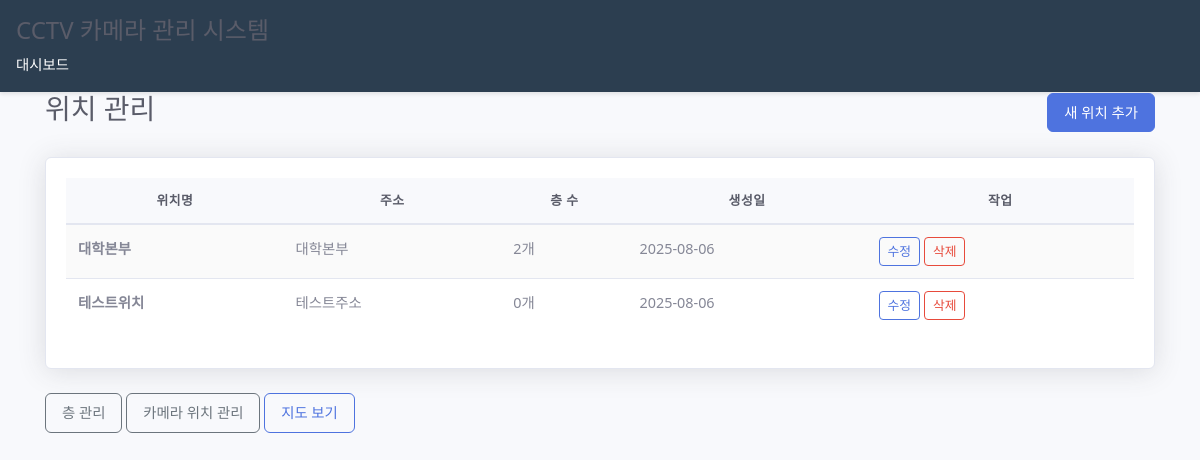
The app's page /map/locations/ (signed in) with its own data.
### map/models.py (models this page shows, shortened)
class Location(models.Model):
    name = models.CharField(max_length=100, help_text="건물명 (예: 대학본부, 공학관)")
    address = models.CharField(max_length=200, blank=True, help_text="주소")
    description = models.TextField(blank=True, help_text="설명")
    base_floor_altitude = models.FloatField(
        null=False, blank=False,
        help_text="1층 기준 GPS 고도 (미터, 예: 100.0)"
    )
    floor_height_interval = models.FloatField(
        null=False, blank=False,
        help_text="층간 높이 간격 (미터, 예: 1.5)"
    )
    created_at = models.DateTimeField(auto_now_add=True)
    class Meta:
        verbose_name = "위치"
        verbose_name_plural = "위치들"
        ordering = ['name']

### map/views.py (the view)
# urls.py: path('locations/', views.LocationListView.as_view(), name='location_list'),
@method_decorator(login_required, name='dispatch')
class LocationListView(ListView):
    model = Location
    template_name = 'map/location_list.html'
    context_object_name = 'locations'
    paginate_by = 10

### map/templates/map/location_list.html (shortened to what this page needs)
{% extends 'map/base.html' %}
{% load static %}
{% block extra_css %}
<link rel="stylesheet" href="{% static 'map/css/map_admin.css' %}">
{% endblock %}
{% block content %}
<div class="container">
    <div class="d-flex justify-content-between align-items-center mb-4">
        <h2>위치 관리</h2>
        <a href="{% url 'map:location_create' %}" class="btn btn-primary">새 위치 추가</a>
    </div>
    <div class="card">
        <div class="card-body">
            {% if locations %}
            <div class="table-responsive">
                <table class="table table-striped">
                    <thead>
                        <tr>
                            <th>위치명</th>
                            <th>주소</th>
                            <th>층 수</th>
                            <th>생성일</th>
                            <th>작업</th>
                        </tr>
                    </thead>
                    <tbody>
                        {% for location in locations %}
                        <tr>
                            <td><strong>{{ location.name }}</strong></td>
                            <td>{{ location.address|default:"-" }}</td>
                            <td>{{ location.floors.count }}개</td>
                            <td>{{ location.created_at|date:"Y-m-d" }}</td>
                            <td>
                                <a href="{% url 'map:location_edit' location.pk %}" class="btn btn-sm btn-outline-primary">수정</a>
                                <a href="{% url 'map:location_delete' location.pk %}" class="btn btn-sm btn-outline-danger">삭제</a>
                            </td>
                        </tr>
                        {% endfor %}
                    </tbody>
                </table>
            </div>
            {% else %}
            <div class="text-center py-5">
                <p class="text-muted">등록된 위치가 없습니다.</p>
                <a href="{% url 'map:location_create' %}" class="btn btn-primary">첫 번째 위치 추가하기</a>
            </div>
            {% endif %}
        </div>
    </div>
    <div class="mt-3">
        <a href="{% url 'map:floor_list' %}" class="btn btn-outline-secondary">층 관리</a>
        <a href="{% url 'map:camera_position_list' %}" class="btn btn-outline-secondary">카메라 위치 관리</a>
        <a href="{% url 'map:map_view' %}" class="btn btn-outline-primary">지도 보기</a>
    </div>
</div>
{% endblock %}

### CCTV/static/css/CCTV_style.css (style rules this page uses)
:root { --primary-color: #2c3e50; --success-color: #27ae60; --danger-color: #e74c3c; --bg-color: #f4f4f4; --card-bg: #ffffff; --text-color: #333333; --border-color: #dddddd; }
* { margin: 0; padding: 0; box-sizing: border-box; }
body { font-family: -apple-system, BlinkMacSystemFont, 'Segoe UI', Roboto, Arial, sans-serif; background-color: var(--bg-color); color: var(--text-color); line-height: 1.6; }
.container { max-width: 1200px; margin: 0 auto; padding: 2rem 1rem; }
.btn { display: inline-block; padding: 0.5rem 1rem; border: none; border-radius: 4px; background-color: var(--primary-color); color: white; cursor: pointer; text-decoration: none; font-size: 0.9rem; transition: background-color 0.3s; }
.btn-primary { background-color: var(--success-color); }
.btn-sm { padding: 0.25rem 0.5rem; font-size: 0.8rem; }

### map/static/map/css/map_admin.css (style rules this page uses)
* { box-sizing: border-box; }
body { font-family: 'Segoe UI', Roboto, -apple-system, BlinkMacSystemFont, sans-serif; line-height: 1.6; color: #5a5c69; background: #f8f9fc; font-size: 0.9rem; }
.container, .container-fluid { max-width: 1140px; margin: 0 auto; padding: 0 15px; }
.justify-content-between { justify-content: space-between; }
.align-items-center { align-items: center; }
.d-flex { display: flex !important; }
.mb-4 { margin-bottom: 1.5rem; }
.mt-3 { margin-top: 1rem; }
.card { position: relative; display: flex; flex-direction: column; min-width: 0; word-wrap: break-word; background-color: #fff; background-clip: border-box; border: 1px solid #e3e6f0; border-radius: 0.375rem; box-shadow: 0 0.15rem 1.75rem 0 rgba(58, 59, 69, 0.15); margin-bottom: 1.5rem; }
.card-body { flex: 1 1 auto; padding: 1.25rem; }
.btn { display: inline-block; padding: 0.5rem 1rem; margin-bottom: 0; font-size: 0.9rem; font-weight: 500; line-height: 1.5; text-align: center; text-decoration: none; vertical-align: middle; cursor: pointer; border: 1px solid transparent; border-radius: 6px; transition: all 0.3s ease; user-select: none; }
.btn-primary { color: #fff; background-color: #4e73df; border-color: #4e73df; }
.btn-outline-primary { color: #4e73df; background-color: transparent; border-color: #4e73df; }
.btn-outline-secondary { color: #6c757d; background-color: transparent; border-color: #6c757d; }
.btn-outline-danger { color: #e74a3b; background-color: transparent; border-color: #e74a3b; }
.btn-sm { padding: 0.25rem 0.5rem; font-size: 0.8rem; border-radius: 4px; }
.table { margin-bottom: 0; }
.table { width: 100%; margin-bottom: 1rem; color: #858796; background-color: transparent; border-collapse: collapse; }
.table th, .table td { padding: 0.75rem; vertical-align: top; border-top: 1px solid #e3e6f0; }
.table th { background-color: #f8f9fc; border-top: none; color: #5a5c69; font-weight: 600; text-transform: uppercase; font-size: 0.8rem; letter-spacing: 0.5px; border-bottom: 2px solid #e3e6f0; }
.table-responsive { display: block; width: 100%; overflow-x: auto; -webkit-overflow-scrolling: touch; }
.table-striped tbody tr:nth-of-type(odd) { background-color: rgba(0, 0, 0, 0.02); }
h1, h2, h3, h4, h5, h6 { margin-top: 0; margin-bottom: 0.5rem; font-weight: 500; line-height: 1.2; color: #5a5c69; }
h2 { font-size: 1.75rem; }

### records on screen
Location: name "대학본부", address "대학본부", floors.count "2", created_at "2025-08-06"
Location: name "테스트위치", address "테스트주소", floors.count "0", created_at "2025-08-06"
